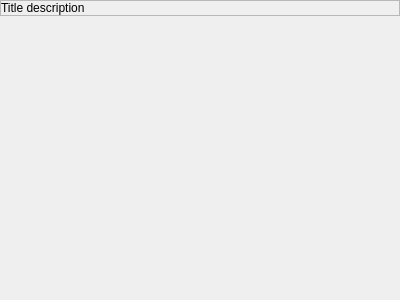
<?xml version="1.0" encoding="UTF-8"?>
<ui version="4.0">
 <class>SessionTask</class>
 <widget class="QWidget" name="SessionTask">
  <property name="geometry">
   <rect>
    <x>0</x>
    <y>0</y>
    <width>400</width>
    <height>300</height>
   </rect>
  </property>
  <layout class="QVBoxLayout" name="verticalLayout">
   <property name="margin">
    <number>0</number>
   </property>
   <item>
    <widget class="QFrame" name="frame">
     <property name="frameShape">
      <enum>QFrame::StyledPanel</enum>
     </property>
     <property name="frameShadow">
      <enum>QFrame::Sunken</enum>
     </property>
     <layout class="QHBoxLayout" name="horizontalLayout">
      <property name="spacing">
       <number>0</number>
      </property>
      <property name="margin">
       <number>0</number>
      </property>
      <item>
       <widget class="QFrame" name="brackgroundFrame">
        <property name="autoFillBackground">
         <bool>true</bool>
        </property>
        <layout class="QHBoxLayout" name="horizontalLayout_2">
         <property name="spacing">
          <number>0</number>
         </property>
         <property name="margin">
          <number>0</number>
         </property>
         <item>
          <widget class="QLabel" name="titleL">
           <property name="text">
            <string notr="true">Title description</string>
           </property>
           <property name="wordWrap">
            <bool>true</bool>
           </property>
           <property name="margin">
            <number>5</number>
           </property>
          </widget>
         </item>
        </layout>
       </widget>
      </item>
     </layout>
    </widget>
   </item>
   <item>
    <widget class="QStackedWidget" name="stackedWidget"/>
   </item>
  </layout>
 </widget>
 <resources/>
 <connections/>
</ui>
